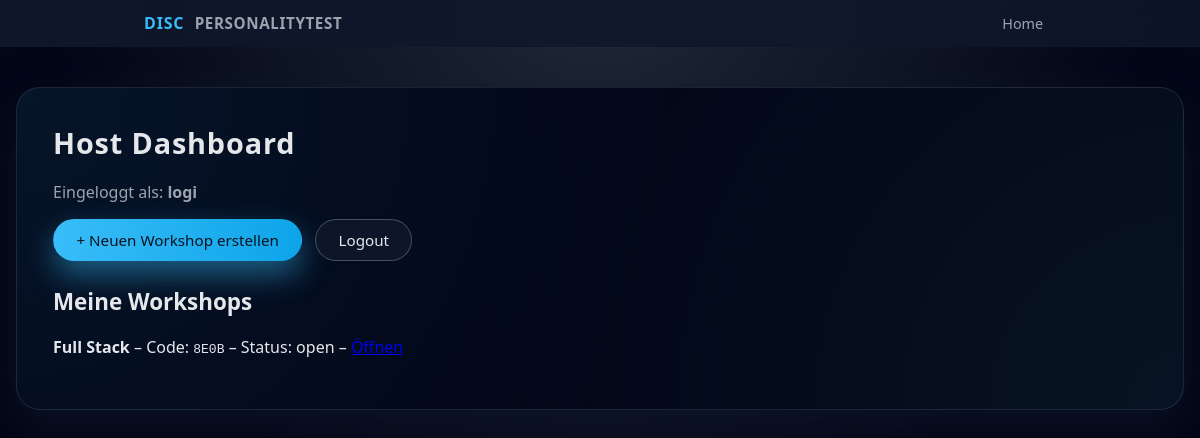
The page /dashboard (signed in) on the database its author committed.
### models.py (models this page shows)
class Workshop(db.Model):
    __tablename__ = "workshops"
    id = db.Column(db.Integer, primary_key=True)
    code = db.Column(db.String(16), unique=True, nullable=False)
    title = db.Column(db.String(200), nullable=False)
    status = db.Column(db.String(20), default="open", nullable=False)
    created_at = db.Column(db.DateTime, default=datetime.utcnow, nullable=False)
    host_id = db.Column(db.Integer, db.ForeignKey("hosts.id"), nullable=False)
    host = db.relationship("Host", back_populates="workshops")
    participants = db.relationship("Participant", back_populates="workshop", cascade="all, delete-orphan")
    answers = db.relationship("Answer", back_populates="workshop", cascade="all, delete-orphan")

### app.py (the view)
@app.route("/dashboard")
def dashboard():
    if not require_host_login():
        return redirect(url_for("login_get"))
    host_id = session["host_id"]
    workshops = Workshop.query.filter_by(host_id=host_id).order_by(Workshop.created_at.desc()).all()
    return render_template("host_home.html", workshops=workshops)

### app.py (called while the page is built)
def require_host_login():
    return "host_id" in session

### templates/host_home.html
{% extends "base.html" %}
{% block content %}
<h1>Host Dashboard</h1>
<p>Eingeloggt als: <strong>{{ session.get("host_name") }}</strong></p>
<div class="btn-row" style="margin-top: 1rem;">
  <a class="btn btn-primary" href="{{ url_for('workshop_new') }}">+ Neuen Workshop erstellen</a>
  <a class="btn btn-secondary" href="{{ url_for('logout') }}">Logout</a>
</div>
<h2 style="margin-top: 1.6rem;">Meine Workshops</h2>
{% if workshops and workshops|length > 0 %}
  <ul class="results-list">
    {% for w in workshops %}
      <li>
        <strong>{{ w.title }}</strong>
        – Code: <code>{{ w.code }}</code>
        – Status: {{ w.status }}
        – <a href="{{ url_for('host_dashboard', code=w.code) }}">Öffnen</a>
      </li>
    {% endfor %}
  </ul>
{% else %}
  <p>Noch keine Workshops vorhanden. Erstelle zuerst einen Workshop.</p>
{% endif %}
{% endblock %}

### static/style.css (style rules this page uses)
:root { --bg: #0f172a; --bg-soft: #111827; --card-bg: #0b1120; --accent: #38bdf8; --accent-soft: rgba(56, 189, 248, 0.15); --accent-strong: #0ea5e9; --text: #e5e7eb; --muted: #9ca3af; --danger: #f97373; --border: #1f2937; --radius-lg: 18px; --radius-full: 999px; --shadow-soft: 0 18px 45px rgba(15, 23, 42, 0.65); --spacing: 1.25rem; --font-main: system-ui, -apple-system, BlinkMacSystemFont, "Segoe UI", sans-serif; }
*, *::before, *::after { box-sizing: border-box; }
body { margin: 0; min-height: 100vh; background: radial-gradient(circle at top, #1f2937 0, #020617 55%); color: var(--text); font-family: var(--font-main); display: flex; flex-direction: column; }
h1, h2, h3 { margin-top: 0; font-weight: 600; }
h1 { font-size: clamp(1.8rem, 2.2vw, 2.1rem); letter-spacing: 0.03em; }
h2 { font-size: clamp(1.4rem, 1.8vw, 1.7rem); }
p { margin: 0.3rem 0 0.8rem; color: var(--muted); }
ul { padding-left: 1.1rem; }
.btn-row { display: flex; flex-wrap: wrap; gap: 0.8rem; margin-top: 6.4rem; }
.btn { display: inline-flex; align-items: center; justify-content: center; padding: 0.6rem 1.4rem; border-radius: var(--radius-full); border: 1px solid transparent; font-size: 0.95rem; font-weight: 500; text-decoration: none; cursor: pointer; transition: transform 0.1s ease, box-shadow 0.15s ease, background 0.15s ease, border-color 0.15s ease; }
.btn-primary { background: linear-gradient(to right, var(--accent), var(--accent-strong)); color: #0b1120; box-shadow: 0 14px 30px rgba(56, 189, 248, 0.45); }
.btn-secondary { background: rgba(15, 23, 42, 0.9); color: var(--text); border-color: rgba(148, 163, 184, 0.4); }
.results-list { list-style: none; padding-left: 0; margin-top: 1rem; }
.results-list li { margin-bottom: 0.35rem; }

### rows shown on the page
Workshop: title "Full Stack", code "8E0B", status "open"

### other values the page prints
{{ session.get("host_name") }} "logi"
